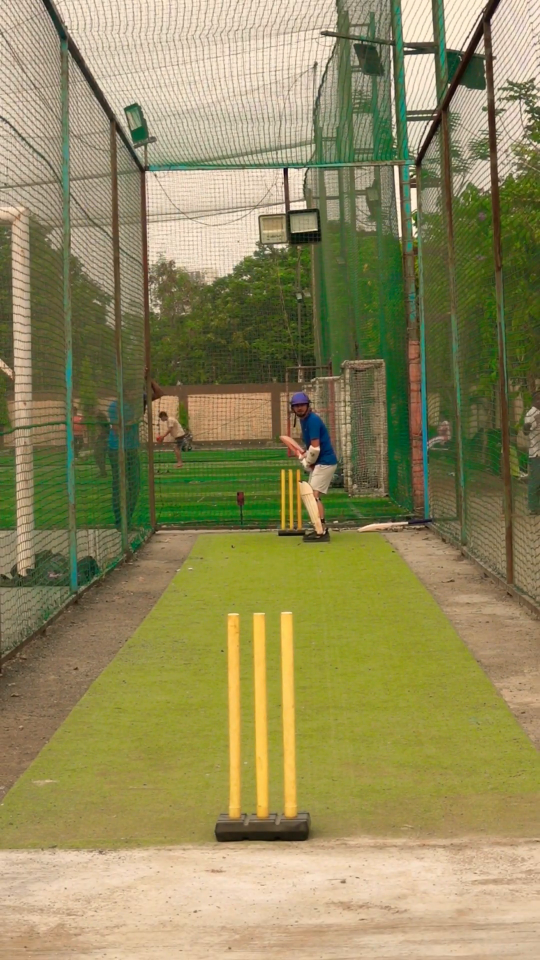
#> input picture frame 0 of test.mp4, 1080 x 1920 px, given in place of workingresult.mp4, which was not available (shown at 1/2 size)
$ python evidence_sidebyside.py
#> lines starting #> are read from the running program, lines starting #| are printed output that depends on the picture; after the words box and inside, x2 and y2 are one past the last pixel; in counts of white or black regions, pixels touching at a corner belong together; pictures that were not available may be replaced by others from this repository, and a replacement may not be noted
"""Matched-time comparison: workingresult (top) vs my test3_tracked (bottom)."""
from pathlib import Path
import cv2
import numpy as np

ROOT = Path(__file__).resolve().parents[1]
OUT = ROOT / "dump/validation/test3"


def frames(video, n_pick):
#> called with n_pick = 7
    cap = cv2.VideoCapture(str(video))
    n = int(cap.get(cv2.CAP_PROP_FRAME_COUNT))
    picks = [int(round(t)) for t in np.linspace(0, max(0, n - 1), n_pick)]
    out = []
    for f in picks:
        cap.set(cv2.CAP_PROP_POS_FRAMES, f)
        ok, fr = cap.read()
        if ok:
            out.append(fr)
#> this loop made 7 passes
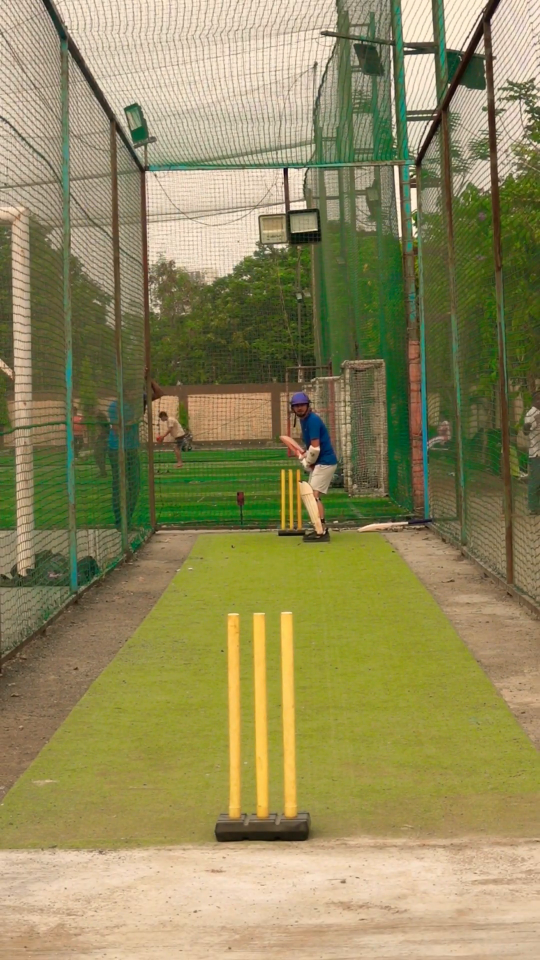
#> input picture frame 0 of test.mp4, 1080 x 1920 px, given in place of workingresult.mp4, which was not available (shown at 1/2 size)
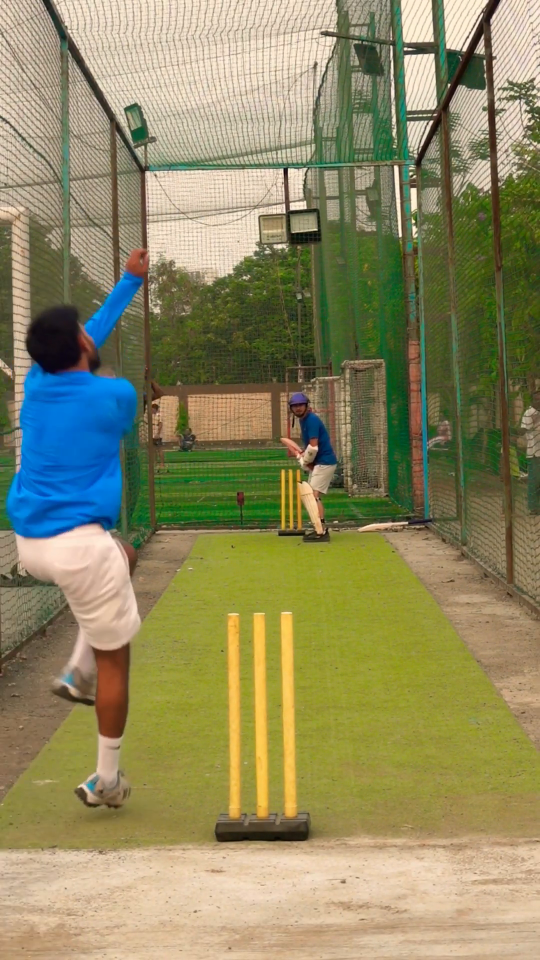
#> input picture frame 35 of test.mp4, 1080 x 1920 px, given in place of workingresult.mp4, which was not available (shown at 1/2 size)
#> pass 3, in frames, `ok, fr = cap.read()`:
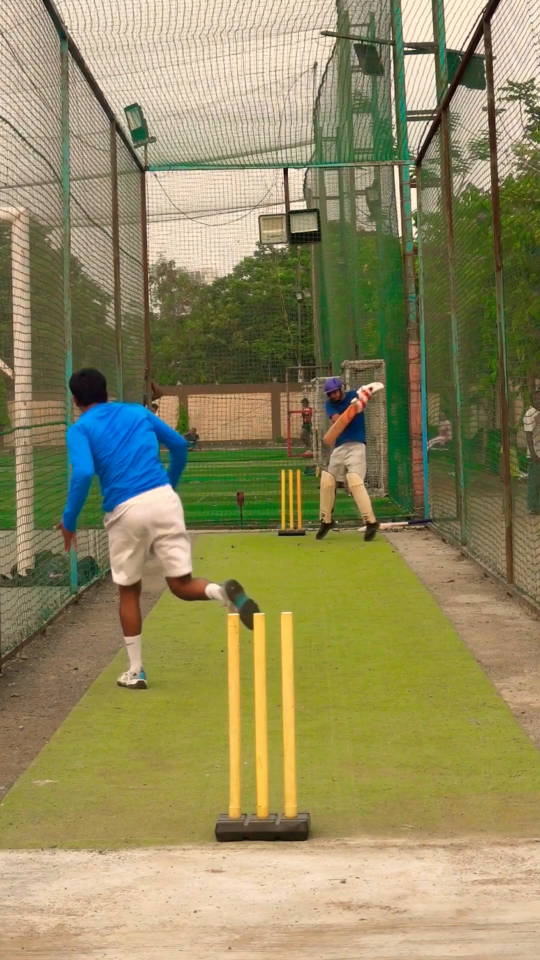
#> fr: shape (1920, 1080, 3) (shown at 1/2 size); mean B, G, R 95.7, 137.8, 144.7
#> after the loop, out = 3 items
    cap.release()
    return out


N = 7
wr = frames(ROOT / "workingresult.mp4", N)
#> wr = 3 items
me = frames(ROOT / "dump/validation/test3/test3_tracked.mp4", N)
#> me = 3 items
cw, ch = 200, 356
cols = []
for i in range(min(len(wr), len(me))):
    a = cv2.resize(wr[i], (cw, ch))
    b = cv2.resize(me[i], (cw, ch))
    cv2.putText(a, "WANT", (6, 22), cv2.FONT_HERSHEY_SIMPLEX, 0.6, (0, 255, 255), 2)
    cv2.putText(b, "MINE", (6, 22), cv2.FONT_HERSHEY_SIMPLEX, 0.6, (0, 255, 255), 2)
    cols.append(np.vstack([a, b]))
#> this loop made 3 passes
#> pass 1, `a = cv2.resize(wr[i], (cw, ch))`:
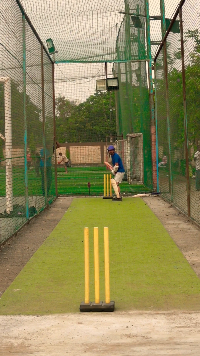
#> a: shape (356, 200, 3); mean of channels 0, 1, 2 91.3, 137.3, 144.4; drawn as B, G, R
#> pass 2, `a = cv2.resize(wr[i], (cw, ch))`:
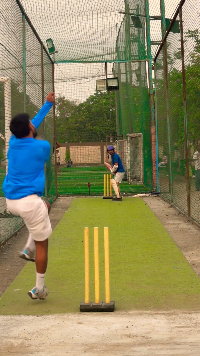
#> a: shape (356, 200, 3); mean of channels 0, 1, 2 97.3, 136.9, 141.2; drawn as B, G, R
#> pass 3, `a = cv2.resize(wr[i], (cw, ch))`:
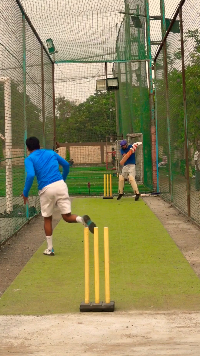
#> a: shape (356, 200, 3); mean of channels 0, 1, 2 95.6, 137.6, 144.7; drawn as B, G, R
#> after the loop:
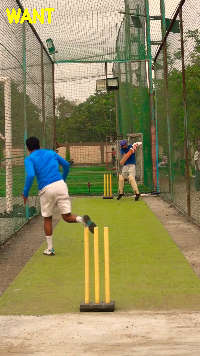
#> a: shape (356, 200, 3); 0.59% of pixels changed, all inside (x1, y1, x2, y2) = (6, 8, 55, 24); drawn as B, G, R
#> after the loop, cols = 3 items
grid = np.hstack(cols)
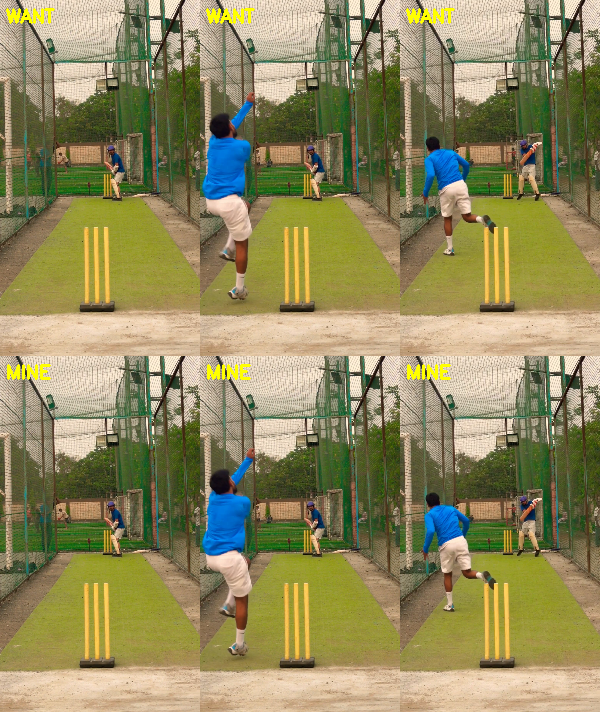
#> grid: shape (712, 600, 3); mean of channels 0, 1, 2 93.9, 137.8, 143.8; drawn as B, G, R
cv2.imwrite(str(OUT / "evidence_sidebyside.png"), grid)
print("wrote evidence_sidebyside.png", grid.shape)
#| wrote evidence_sidebyside.png (712, 600, 3)

$ run again, starting later in the video
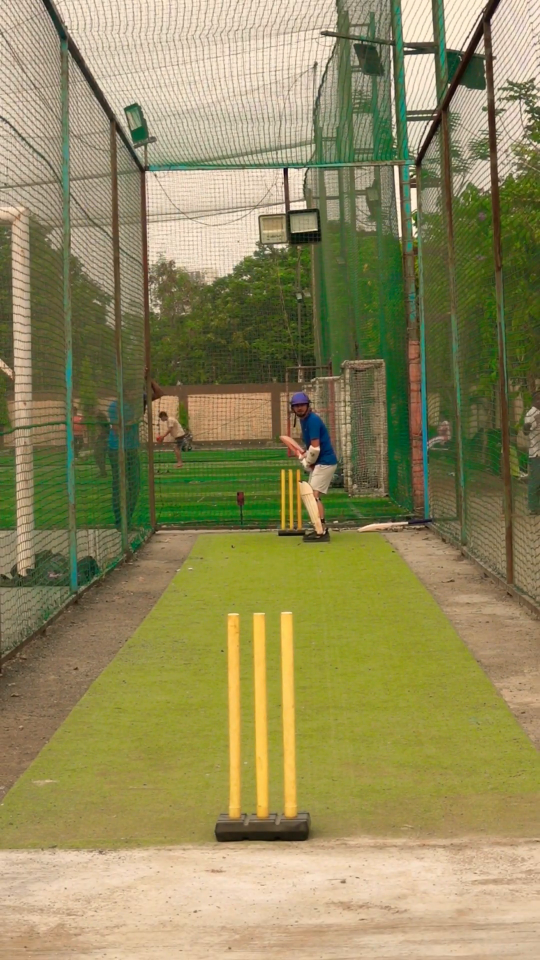
#> input picture frame 0 of test.mp4, 1080 x 1920 px, given in place of workingresult.mp4, which was not available (shown at 1/2 size)
#> the loop in frames, `for f in picks:` made 7 passes
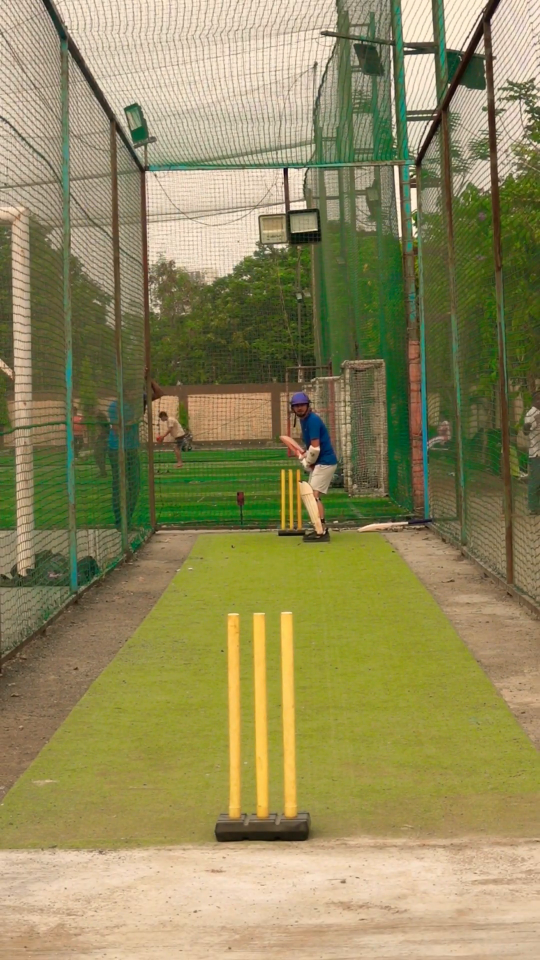
#> input picture frame 0 of test.mp4, 1080 x 1920 px, given in place of workingresult.mp4, which was not available (shown at 1/2 size)
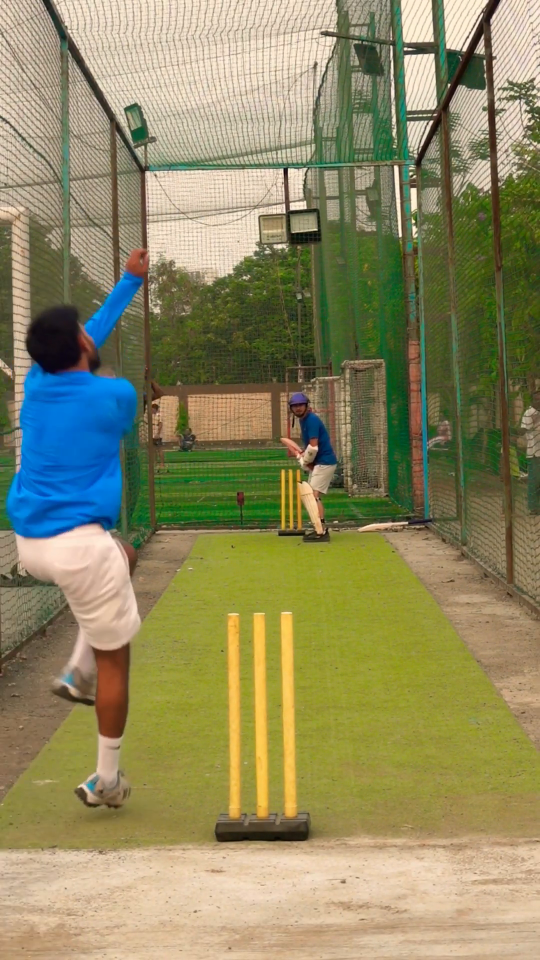
#> input picture frame 35 of test.mp4, 1080 x 1920 px, given in place of workingresult.mp4, which was not available (shown at 1/2 size)
#> after the loop in frames, `for f in picks:`: out = 3 items
#> the loop `for i in range(min(len(wr), len(me))):` made 3 passes
#| wrote evidence_sidebyside.png (712, 600, 3)

$ run again, starting later in the video
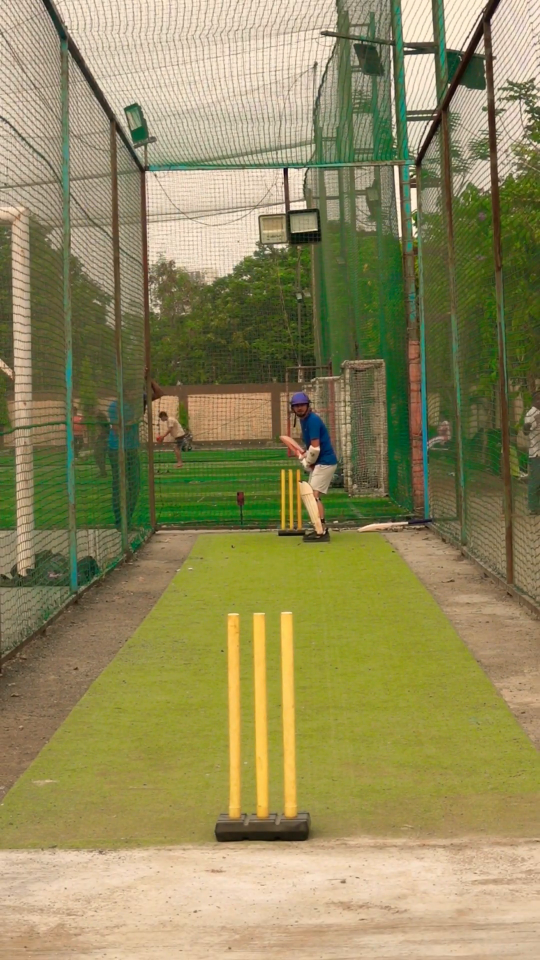
#> input picture frame 0 of test.mp4, 1080 x 1920 px, given in place of workingresult.mp4, which was not available (shown at 1/2 size)
#> the loop in frames, `for f in picks:` made 7 passes
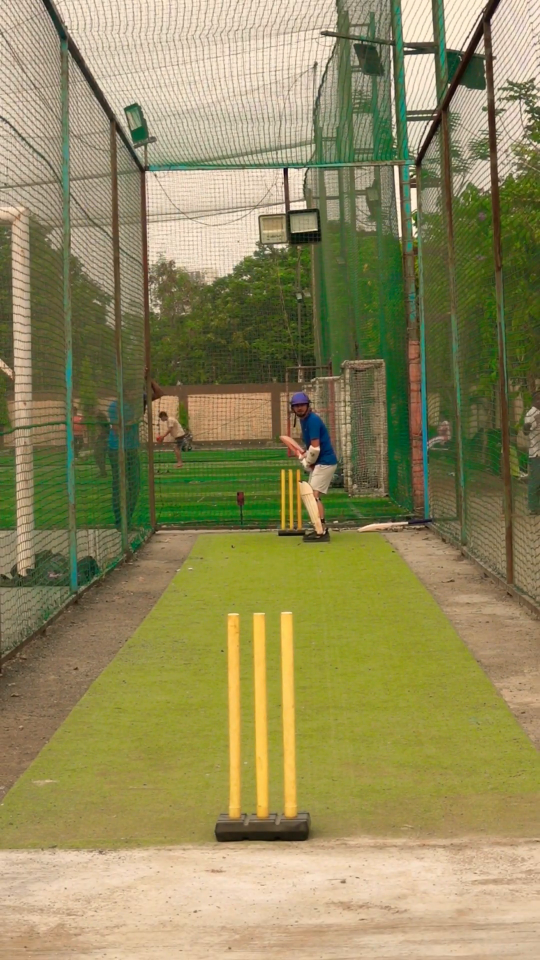
#> input picture frame 0 of test.mp4, 1080 x 1920 px, given in place of workingresult.mp4, which was not available (shown at 1/2 size)
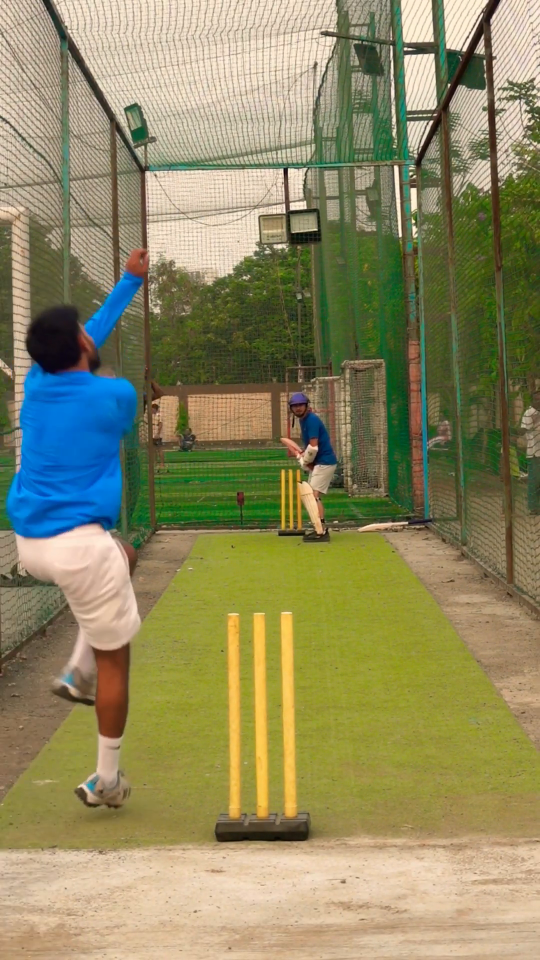
#> input picture frame 35 of test.mp4, 1080 x 1920 px, given in place of workingresult.mp4, which was not available (shown at 1/2 size)
#> after the loop in frames, `for f in picks:`: out = 3 items
#> the loop `for i in range(min(len(wr), len(me))):` made 3 passes
#| wrote evidence_sidebyside.png (712, 600, 3)
